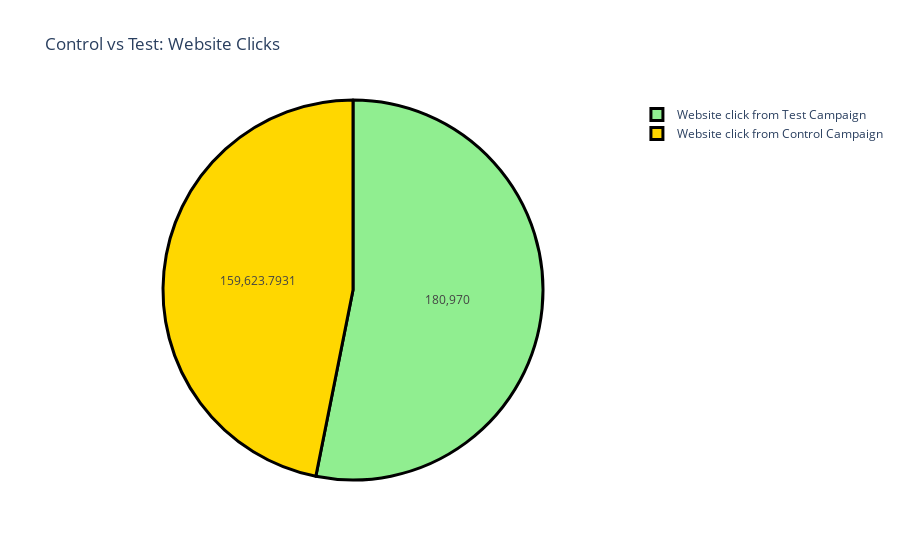

Notebook cell for this chart:
### Markdown cell above
**Website Clicks from both Campaign**

### Code cell
label=['Website click from Control Campaign','Website click from Test Campaign']
counts=[sum(control_data['Website Clicks']),sum(test_data['Website Clicks'])]

color=['gold','lightgreen']

fig=go.Figure(data=[go.Pie(values=counts,labels=label)])
fig.update_layout(title='Control vs Test: Website Clicks')

fig.update_traces(hoverinfo='label+percent',textinfo='value',marker=dict(colors=color,line=dict(color='black',width=3)))

### Figure 1 — Plotly figure (JSON) as saved in the notebook; plotly's stock layout.template omitted (floating-point values rounded to 4 significant figures)
{"data": [{"hoverinfo": "label+percent", "labels": ["Website click from Control Campaign", "Website click from Test Campaign"], "marker": {"colors": ["gold", "lightgreen"], "line": {"color": "black", "width": 3}}, "textinfo": "value", "type": "pie", "values": [159600.0, 180970]}], "layout": {"title": {"text": "Control vs Test: Website Clicks"}}}
